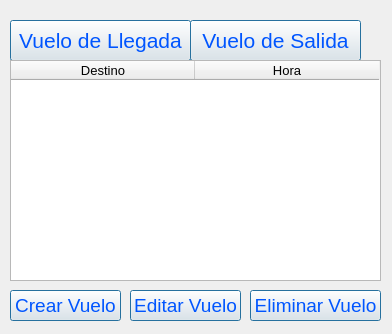
<?xml version="1.0" encoding="UTF-8"?>
<ui version="4.0">
 <class>AgendadeVuelos</class>
 <widget class="QWidget" name="AgendadeVuelos">
  <property name="geometry">
   <rect>
    <x>0</x>
    <y>0</y>
    <width>392</width>
    <height>334</height>
   </rect>
  </property>
  <property name="acceptDrops">
   <bool>false</bool>
  </property>
  <property name="windowTitle">
   <string>Agenda de Vuelos</string>
  </property>
  <widget class="QPushButton" name="bt_VuelodeLlegada_2">
   <property name="geometry">
    <rect>
     <x>10</x>
     <y>20</y>
     <width>181</width>
     <height>41</height>
    </rect>
   </property>
   <property name="font">
    <font>
     <pointsize>16</pointsize>
    </font>
   </property>
   <property name="cursor">
    <cursorShape>PointingHandCursor</cursorShape>
   </property>
   <property name="styleSheet">
    <string notr="true">color: rgb(0, 85, 255);</string>
   </property>
   <property name="text">
    <string>Vuelo de Llegada</string>
   </property>
   <property name="default">
    <bool>true</bool>
   </property>
   <property name="flat">
    <bool>false</bool>
   </property>
  </widget>
  <widget class="QPushButton" name="bt_VuelodeSalida">
   <property name="geometry">
    <rect>
     <x>190</x>
     <y>20</y>
     <width>171</width>
     <height>41</height>
    </rect>
   </property>
   <property name="font">
    <font>
     <pointsize>16</pointsize>
    </font>
   </property>
   <property name="cursor">
    <cursorShape>PointingHandCursor</cursorShape>
   </property>
   <property name="styleSheet">
    <string notr="true">color: rgb(0, 85, 255);</string>
   </property>
   <property name="text">
    <string>Vuelo de Salida</string>
   </property>
   <property name="default">
    <bool>true</bool>
   </property>
  </widget>
  <widget class="QPushButton" name="bt_CrearVuelo">
   <property name="geometry">
    <rect>
     <x>10</x>
     <y>290</y>
     <width>111</width>
     <height>31</height>
    </rect>
   </property>
   <property name="font">
    <font>
     <pointsize>14</pointsize>
    </font>
   </property>
   <property name="cursor">
    <cursorShape>PointingHandCursor</cursorShape>
   </property>
   <property name="styleSheet">
    <string notr="true">color: rgb(0, 85, 255);</string>
   </property>
   <property name="text">
    <string>Crear Vuelo</string>
   </property>
   <property name="default">
    <bool>true</bool>
   </property>
   <property name="flat">
    <bool>false</bool>
   </property>
  </widget>
  <widget class="QPushButton" name="bt_EditarVuelo">
   <property name="geometry">
    <rect>
     <x>130</x>
     <y>290</y>
     <width>111</width>
     <height>31</height>
    </rect>
   </property>
   <property name="font">
    <font>
     <pointsize>14</pointsize>
    </font>
   </property>
   <property name="cursor">
    <cursorShape>PointingHandCursor</cursorShape>
   </property>
   <property name="styleSheet">
    <string notr="true">color: rgb(0, 85, 255);</string>
   </property>
   <property name="text">
    <string>Editar Vuelo</string>
   </property>
   <property name="default">
    <bool>true</bool>
   </property>
   <property name="flat">
    <bool>false</bool>
   </property>
  </widget>
  <widget class="QPushButton" name="bt_EliminarVuelo">
   <property name="geometry">
    <rect>
     <x>250</x>
     <y>290</y>
     <width>131</width>
     <height>31</height>
    </rect>
   </property>
   <property name="font">
    <font>
     <pointsize>14</pointsize>
    </font>
   </property>
   <property name="cursor">
    <cursorShape>PointingHandCursor</cursorShape>
   </property>
   <property name="styleSheet">
    <string notr="true">color: rgb(0, 85, 255);</string>
   </property>
   <property name="text">
    <string>Eliminar Vuelo</string>
   </property>
   <property name="default">
    <bool>true</bool>
   </property>
   <property name="flat">
    <bool>false</bool>
   </property>
  </widget>
  <widget class="QTableWidget" name="table_destinoyhora">
   <property name="geometry">
    <rect>
     <x>10</x>
     <y>60</y>
     <width>371</width>
     <height>221</height>
    </rect>
   </property>
   <attribute name="horizontalHeaderDefaultSectionSize">
    <number>184</number>
   </attribute>
   <column>
    <property name="text">
     <string>Destino</string>
    </property>
    <property name="whatsThis">
     <string/>
    </property>
    <property name="font">
     <font>
      <family>Nirmala UI</family>
      <pointsize>10</pointsize>
     </font>
    </property>
    <property name="foreground">
     <brush brushstyle="SolidPattern">
      <color alpha="255">
       <red>0</red>
       <green>0</green>
       <blue>0</blue>
      </color>
     </brush>
    </property>
   </column>
   <column>
    <property name="text">
     <string>Hora</string>
    </property>
    <property name="font">
     <font>
      <family>Nirmala UI</family>
      <pointsize>10</pointsize>
     </font>
    </property>
   </column>
  </widget>
 </widget>
 <resources/>
 <connections/>
</ui>
